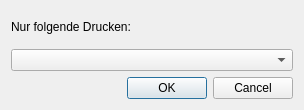
<?xml version="1.0" encoding="UTF-8"?>
<ui version="4.0">
 <class>Select_Detail_Dialog</class>
 <widget class="QDialog" name="Select_Detail_Dialog">
  <property name="geometry">
   <rect>
    <x>0</x>
    <y>0</y>
    <width>304</width>
    <height>110</height>
   </rect>
  </property>
  <property name="sizePolicy">
   <sizepolicy hsizetype="Fixed" vsizetype="Fixed">
    <horstretch>0</horstretch>
    <verstretch>0</verstretch>
   </sizepolicy>
  </property>
  <property name="windowTitle">
   <string>TurnFix - Detailfilterung auswählen</string>
  </property>
  <property name="windowIcon">
   <iconset resource="../../../../resources/TurnFix.qrc">
    <normaloff>:/appicons/icon.png</normaloff>:/appicons/icon.png</iconset>
  </property>
  <layout class="QGridLayout" name="gridLayout">
   <item row="1" column="0" colspan="2">
    <widget class="QComboBox" name="cmb_list"/>
   </item>
   <item row="2" column="0" colspan="2">
    <widget class="QDialogButtonBox" name="bbx_done">
     <property name="standardButtons">
      <set>QDialogButtonBox::Cancel|QDialogButtonBox::Ok</set>
     </property>
    </widget>
   </item>
   <item row="0" column="0" colspan="2">
    <widget class="QLabel" name="label">
     <property name="sizePolicy">
      <sizepolicy hsizetype="Fixed" vsizetype="Preferred">
       <horstretch>0</horstretch>
       <verstretch>0</verstretch>
      </sizepolicy>
     </property>
     <property name="text">
      <string>Nur folgende Drucken:</string>
     </property>
    </widget>
   </item>
  </layout>
 </widget>
 <resources>
  <include location="../../../../resources/TurnFix.qrc"/>
 </resources>
 <connections/>
</ui>
